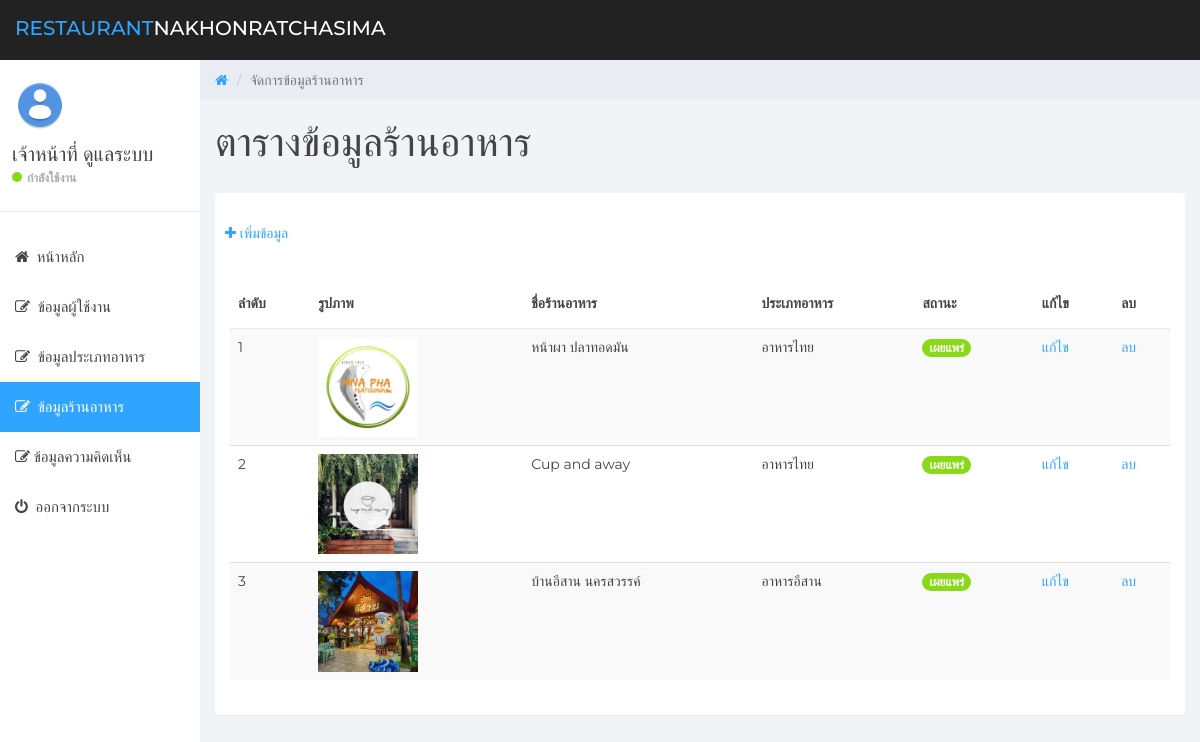
Page /admin/restaurant.php (signed in) on the committed database.
### tables this page shows
CREATE TABLE `users` (
  `user_id` int(11) NOT NULL COMMENT 'รหัสผู้ใช้งาน',
  `user_username` varchar(255) NOT NULL COMMENT 'ชื่อผู้ใช้งาน',
  `user_firstname` varchar(255) NOT NULL COMMENT 'ชื่อจริง',
  `user_lastname` varchar(255) NOT NULL COMMENT 'นามสกุล',
  `user_email` varchar(255) NOT NULL COMMENT 'อีเมล',
  `user_password` varchar(255) NOT NULL COMMENT 'รหัสผ่าน',
  `user_role` int(1) NOT NULL COMMENT '0 = Admin ,1 = Member'
);

CREATE TABLE `restaurants` (
  `res_id` int(11) NOT NULL COMMENT 'รหัสร้านอาหาร',
  `res_name` varchar(255) NOT NULL COMMENT 'ชื่อร้านอาหาร',
  `res_short_desc` text NOT NULL COMMENT 'คำอธิบายย่อ',
  `res_full_desc` longtext NOT NULL COMMENT 'คำอธิบายเต็ม',
  `res_url` text NOT NULL COMMENT 'ลิ้ง url',
  `res_office_time` text NOT NULL COMMENT 'เวลาทำการ',
  `res_image` text NOT NULL COMMENT 'รูปภาพร้านอาหาร',
  `res_map` text NOT NULL COMMENT 'แผนที่',
  `res_status` int(1) NOT NULL COMMENT '0=ไม่เผยแพร่,1=เผยแพร่',
  `ft_id` int(11) DEFAULT NULL COMMENT 'รหัสประเภทอาหาร',
  `user_id` int(11) NOT NULL COMMENT 'รหัสผู้ใช้งาน'
);

CREATE TABLE `food_types` (
  `ft_id` int(11) NOT NULL COMMENT 'รหัสประเภทอาหาร',
  `ft_name` varchar(255) NOT NULL COMMENT 'ชื่อประเภทอาหาร'
);

### services/check_admin.php (called while the page is built, shortened)
<?php
if(isset($_SESSION["AUTH_ID"])){
    require_once("connect.php");
    $user_id = $_SESSION["AUTH_ID"];
    $sql = "SELECT * FROM users WHERE user_id='$user_id'";
    $query = mysqli_query($conn,$sql);
    $userObj = mysqli_fetch_object($query);
}else{
    header("location:../admin/login.php");
}

### admin/restaurant.php (the view, shortened to what this page needs)
<?php
require_once("../services/check_admin.php");
?>
<?php
$sql = "SELECT * FROM restaurants,food_types WHERE restaurants.ft_id=food_types.ft_id ORDER BY res_id DESC";
$query = mysqli_query($conn, $sql);
$no = 1;
?>
<!DOCTYPE html>
<html>
<head>
    <link href="css/bootstrap.min.css" rel="stylesheet">
    <link href="css/font-awesome.min.css" rel="stylesheet">
    <link href="css/datepicker3.css" rel="stylesheet">
    <link href="css/styles.css" rel="stylesheet">
</head>
<body>
    <?php include("layouts/navbar.php"); ?>
    <?php include("layouts/sidebar.php"); ?>
    <div class="col-sm-9 col-sm-offset-3 col-lg-10 col-lg-offset-2 main">
        <div class="row">
            <ol class="breadcrumb">
                <li><a href="home.php">
                        <em class="fa fa-home"></em>
                    </a></li>
                <li class="active">จัดการข้อมูลร้านอาหาร</li>
            </ol>
        </div>
        <div class="row">
            <div class="col-lg-12">
                <h1 class="page-header">
                    ตารางข้อมูลร้านอาหาร
                </h1>
            </div>
        </div>
        <div class="panel panel-container">
            <p style="padding: 10px;">
                <a href="restaurant_add.php">
                    <i class="fa fa-plus"></i>
                    <span>เพิ่มข้อมูล</span>
                </a>
            </p>
            <div class="row">
                <div class="col-sm-12">
                    <div class="panel-body">
                        <div class="table-responsive">
                            <table class="table table-striped">
                                <thead>
                                    <tr>
                                        <th>ลำดับ</th>
                                        <th>รูปภาพ</th>
                                        <th>ชื่อร้านอาหาร</th>
                                        <th>ประเภทอาหาร</th>
                                        <th>สถานะ</th>
                                        <th>แก้ไข</th>
                                        <th>ลบ</th>
                                    </tr>
                                </thead>
                                <tbody>
                                    <?php foreach ($query as $row) { ?>
                                        <tr>
                                            <td><?= $no++ ?></td>
                                            <td>
                                                <img class="img-responsive" src="../images/restaurants/<?= $row['res_image'] ?>" width="100">
                                            </td>
                                            <td><?= $row['res_name'] ?></td>
                                            <td><?= $row['ft_name'] ?></td>
                                            <td>
                                                <?php if ($row['res_status'] == 0) : ?>
                                                    <span class="badge bg-danger">ไม่เผยแพร่</span>
                                                <?php else : ?>
                                                    <span class="badge bg-success">เผยแพร่</span>
                                                <?php endif ?>
                                            </td>
                                            <td>
                                                <a href="restaurant_edit.php?id=<?= $row['res_id'] ?>">แก้ไข</a>
                                            </td>
                                            <td>
                                                <a href="../services/restaurant_delete.php?id=<?= $row['res_id'] ?>" onclick="return confirm('ยืนยันการลบ?')">ลบ</a>
                                            </td>
                                        </tr>
                                    <?php } ?>
                                </tbody>
                            </table>
                        </div>
                    </div>
                </div>
            </div>
        </div>
</body>
</html>

### admin/layouts/sidebar.php (shortened to what this page needs)
<?php
$location = basename($_SERVER["REQUEST_URI"]);
?>
<div id="sidebar-collapse" class="col-sm-3 col-lg-2 sidebar">
    <div class="profile-sidebar">
        <div class="profile-userpic">
            <img src="../images/admin.png" class="img-responsive" alt="">
        </div>
        <div class="profile-usertitle">
            <div class="profile-usertitle-name"><?= $userObj->user_firstname . " " . $userObj->user_lastname ?></div>
            <div class="profile-usertitle-status"><span class="indicator label-success"></span>กำลังใช้งาน</div>
        </div>
    </div>
    <ul class="nav menu">
        <li class="<?= ($location == 'home.php') ? "active" : "" ?>"><a href="home.php"><em class="fa fa-home">&nbsp;</em> หน้าหลัก</a></li>
        <li class="<?= ($location == 'user.php') ? "active" : "" ?>"><a href="user.php"><em class="fa fa-edit">&nbsp;</em> ข้อมูลผู้ใช้งาน</a></li>
        <li class="<?= ($location == 'food_type.php') ? "active" : "" ?>"><a href="food_type.php"><em class="fa fa-edit">&nbsp;</em> ข้อมูลประเภทอาหาร</a></li>
        <li class="<?= ($location == 'restaurant.php') ? "active" : "" ?>"><a href="restaurant.php"><em class="fa fa-edit">&nbsp;</em> ข้อมูลร้านอาหาร</a></li>
        <li class="<?= ($location == 'comment.php') ? "active" : "" ?>"><a href="comment.php"><em class="fa fa-edit">&nbsp;</em>ข้อมูลความคิดเห็น</a></li>
        <li><a href="../services/logout.php"><em class="fa fa-power-off">&nbsp;</em> ออกจากระบบ</a></li>
    </ul>
</div>

### admin/css/styles.css (style rules this page uses)
body { background: #f1f4f7; padding-top: 60px; font-size: 14px; color: #444444; font-family: "Montserrat", "Helvetica Neue", Helvetica, Arial, sans-serif; }
p { color: #777; }
a, a:hover, a:focus { color: #30a5ff; }
h1, h2, h3, h4, h5, h6 { color: #444444; }
h1 { font-weight: 300; font-size: 40px; }
.bg-success, .bg-green { color: #fff; background-color: #8ad919; }
.label-success { background-color: #8ad919; }
.panel { border: 0; }
.panel-container { padding-top: 20px; }
.sidebar { display: block; padding: 0; display: none; box-shadow: none; background: #fff; }
.sidebar ul { margin: 20px 0px; }
@media (min-width: 768px) { .sidebar { display: block; position: fixed; top: 60px; bottom: 0; left: 0; z-index: 1000; display: block; margin: 0; padding: 0; overflow-x: hidden; overflow-y: auto; } }
.sidebar ul.nav .active a, .sidebar ul.nav li.parent a.active, .sidebar ul.nav .active > a:hover, .sidebar ul.nav li.parent a.active:hover, .sidebar ul.nav .active > a:focus, .sidebar ul.nav li.parent a.active:focus { color: #fff; background-color: #30a5ff; }
.sidebar ul.nav li a { height: 50px; font-size: 15px; line-height: 2em; color: #444444; }
.profile-sidebar { padding: 10px 0; border-bottom: 1px solid #e9ecf2; }
.indicator { width: 10px; height: 10px; display: inline-block; border-radius: 9999px; margin-right: 5px; }
.profile-userpic img { float: left; margin: 10px 0px 0px 15px; width: 50px; height: 50px; border-radius: 9999px !important; }
.profile-usertitle { float: left; text-align: left; margin: 10px 0 0 12px; }
.profile-usertitle-name { font-size: 20px; margin-bottom: 0px; }
.profile-usertitle-status { text-transform: uppercase; color: #AAA; font-size: 12px; font-weight: 600; margin-bottom: 15px; }
.breadcrumb { border-radius: 0; padding: 10px 15px 10px 15px; background: #e9ecf2; margin: 0; }
h1.page-header { margin-top: 20px; border-bottom: 0; }
.table { background: #fff; }
.table > thead > tr > th { border-bottom: 1px solid #e6e7e8; vertical-align: middle; height: 50px; }

### rows in the picture
users: user_firstname "เจ้าหน้าที่", user_lastname "ดูแลระบบ"
restaurants: res_image (picture), res_name "หน้าผา ปลาทอดมัน", ft.ft_name "อาหารไทย", res_status "เผยแพร่"
restaurants: res_image (picture), res_name "Cup and away", ft.ft_name "อาหารไทย", res_status "เผยแพร่"
restaurants: res_image (picture), res_name "บ้านอีสาน นครสวรรค์", ft.ft_name "อาหารอีสาน", res_status "เผยแพร่"
